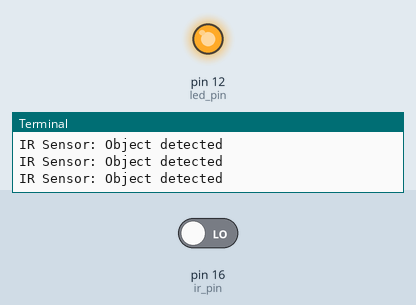
The program below on a simulated Raspberry Pi (header pin numbers). Parts: output pins drawn as LEDs (lit = HIGH), the last lines printed to the terminal. Dashed ring = blinking. The test bench sets the inputs (shaded band); at power-on: pin 16 (ir_pin) LOW.

Above: at 1.2 s.
1.3 s: pin 16 (ir_pin) driven HIGH
At 2.4 s:
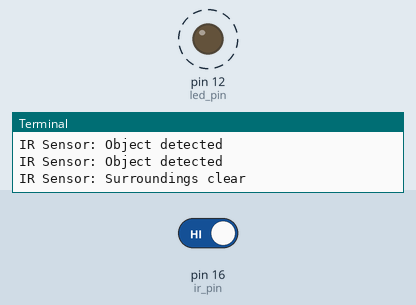
4.3 s: pin 16 (ir_pin) driven LOW
At 5.3 s:
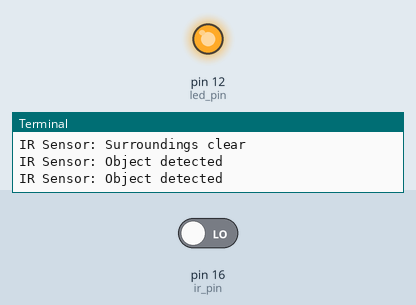
Timing chart, 0 to 7.3 s (numbered marks = the images above; inputs shaded):
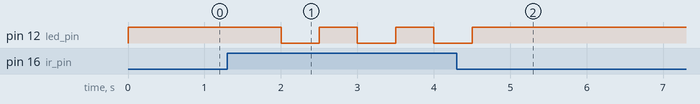

The program:

proximity.py
```python
import RPi.GPIO as GPIO
import time

sleep_time = 0.5

led_pin = 12
ir_pin = 16

ir_key = 'IR'

GPIO.setmode(GPIO.BOARD)
GPIO.setup(led_pin, GPIO.OUT)
GPIO.setup(ir_pin, GPIO.IN)


def main():
	try:
		while True:
			ir_output = GPIO.input(ir_pin)
			ir_status = 'Object detected'

			if ir_output:
				ir_status = 'Surroundings clear'

			print(f"IR Sensor: {ir_status}")

			sensor_data = {ir_key:ir_output}

			output = compute_led_intensity(sensor_data)

			if ir_output:
				led_blink(sleep_time)
			else:
				GPIO.output(led_pin, True)
				time.sleep(sleep_time)

	except KeyboardInterrupt:
		GPIO.cleanup()


def compute_led_intensity(inputs):
	ir_output = not inputs[ir_key]

	return ir_output


def led_blink(sleep_time):
	GPIO.output(led_pin, True)
	time.sleep(sleep_time)
	GPIO.output(led_pin, False)
	time.sleep(sleep_time)


main()
```

Measured:
- after the input at 1.3 s, pin 12 (led_pin): alternates HIGH for 0.50 s and LOW for 0.50 s, starting after 0.70 s
- after the input at 4.3 s, pin 12 (led_pin): goes on until 4.5 s, then stays HIGH
